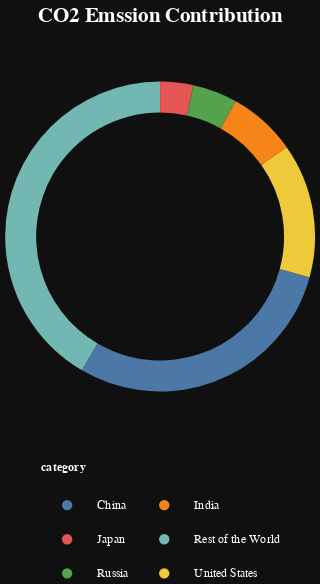

Write the Vega-Lite specification saved for this chart.
### Vega-Lite specification from a JSON file in a GitHub repository (floating-point values rounded to 4 significant figures)
{"$schema": "https://vega.github.io/schema/vega-lite/v5.json", "description": "A simple radial chart with embedded data.", "title": {"text": "CO2 Emssion Contribution "}, "width": "container", "height": 400, "config": {"axis": {"labelFont": "sans-serif", "titleFont": "sans-serif", "labelFontSize": 12, "titleFontSize": 13, "minExtent": 50}, "legend": {"labelFont": "sans-serif", "titleFont": "sans-serif", "labelFontSize": 12, "titleFontSize": 12, "labelLimit": 0, "orient": "bottom", "layout": {"bottom": {"anchor": "middle"}}, "symbolStrokeWidth": 40}, "header": {"labelFont": "sans-serif", "titleFont": "sans-serif", "labelFontSize": 20, "titleFontSize": 15}, "title": {"font": "sans-serif", "subtitleFont": "sans-serif", "fontSize": 20, "color": "white"}, "background": "#101010", "view": {"stroke": "transparent"}, "axisX": {"gridWidth": 0.2}, "axisY": {"gridWidth": 0.2}, "style": {"guide-label": {"fill": "white"}, "guide-title": {"fill": "white"}}}, "data": {"values": [{"category": "Rest of the World", "value": 41.59}, {"category": "China", "value": 29.18}, {"category": "Japan", "value": 3.47}, {"category": "Russia", "value": 4.65}, {"category": "India", "value": 7.09}, {"category": "United States", "value": 14.02}]}, "layer": [{"mark": {"type": "arc", "innerRadius": 120}}], "encoding": {"theta": {"field": "value", "type": "quantitative", "stack": true}, "color": {"field": "category", "type": "nominal", "legend": {"columns": 2, "orient": "bottom"}}, "order": {"field": "value", "type": "quantitative", "sort": "ascending"}, "tooltip": [{"field": "category", "type": "nominal", "title": "Country/Region"}, {"field": "value", "type": "quantitative", "title": "Contribution to Emission", "format": ".2s"}]}}
